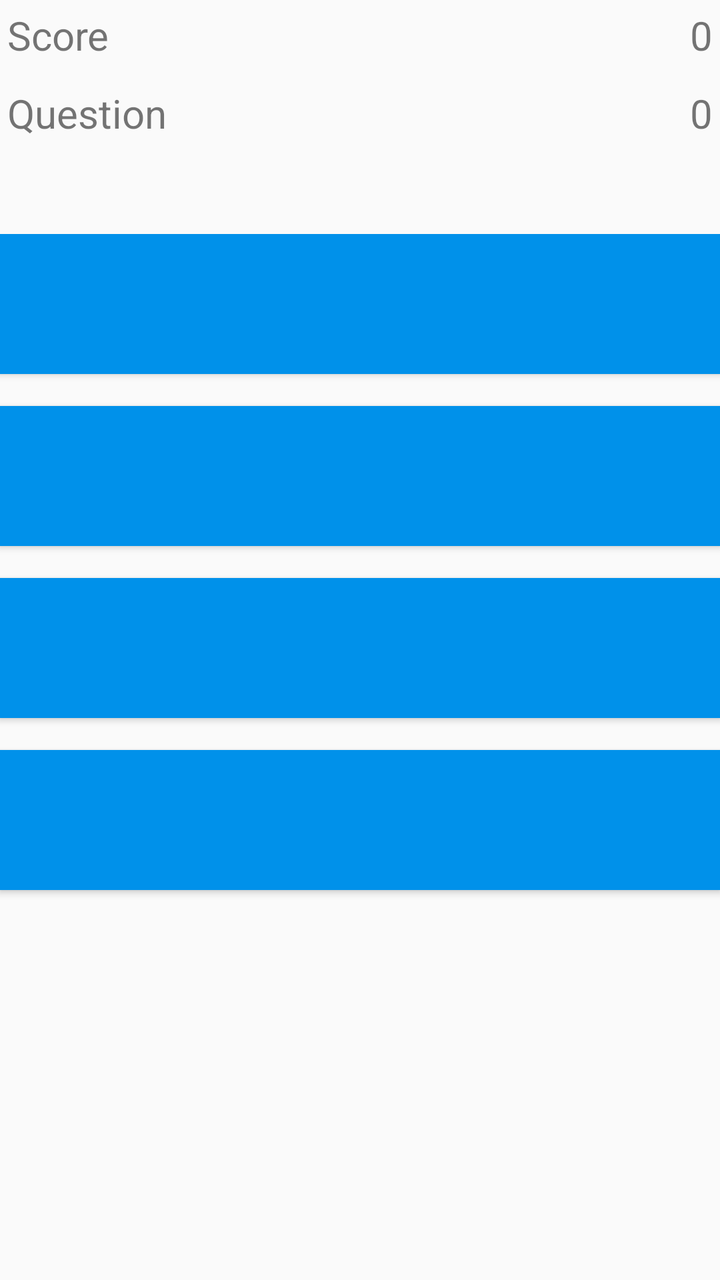
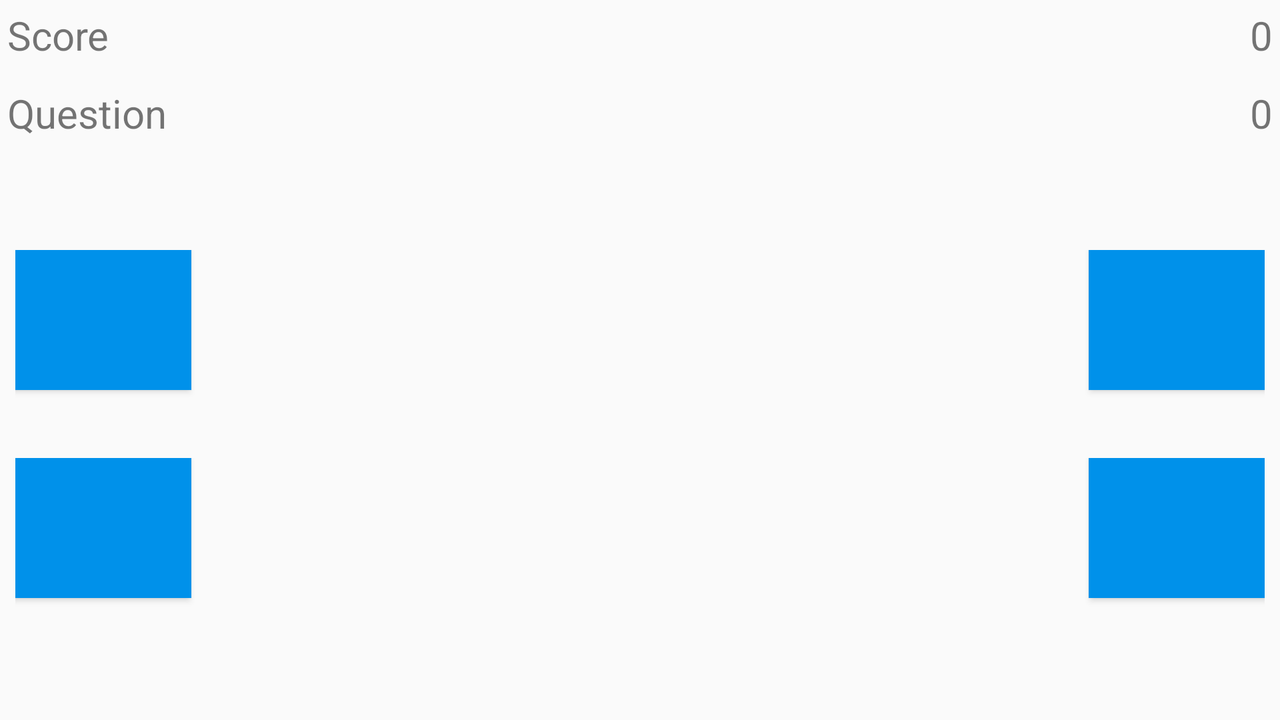

The same Android screen from two of the app's own layout files: first res/layout/ as a phone draws it, then the repository's variant for another configuration, drawn on a device whose configuration selects that folder. Both files follow.
<!-- AndroidManifest.xml: application theme AppTheme -->
<!-- res/layout/activity_quiz.xml -->
<?xml version="1.0" encoding="utf-8"?>
<ScrollView xmlns:android="http://schemas.android.com/apk/res/android"
    android:layout_width="match_parent"
    android:layout_height="match_parent">

<LinearLayout
    android:layout_width="match_parent"
    android:layout_height="match_parent"
    android:paddingBottom="@dimen/activity_vertical_margin"
    android:paddingLeft="@dimen/activity_horizontal_margin"
    android:paddingRight="@dimen/activity_horizontal_margin"
    android:paddingTop="@dimen/activity_vertical_margin"
    android:gravity="center"
    android:orientation="vertical" >

    <RelativeLayout
        android:layout_width="match_parent"
        android:layout_height="wrap_content"
        android:padding="4dp"
        android:layout_marginBottom="4dp">

        <TextView
            android:layout_width="wrap_content"
            android:layout_height="wrap_content"
            android:text="Score"
            android:textSize="20sp"
            android:layout_alignParentLeft="true"
            android:id="@+id/score_text"/>

        <TextView
            android:layout_width="wrap_content"
            android:layout_height="wrap_content"
            android:id="@+id/score"
            android:layout_alignParentRight="true"
            android:text="0"
            android:textSize="20sp"/>
    </RelativeLayout>

    <RelativeLayout
        android:layout_width="match_parent"
        android:layout_height="wrap_content"
        android:padding="4dp"
        android:layout_marginBottom="4dp">

        <TextView
            android:layout_width="wrap_content"
            android:layout_height="wrap_content"
            android:text="Question"
            android:textSize="20sp"
            android:layout_alignParentLeft="true"
            android:id="@+id/q_text"/>

        <TextView
            android:layout_width="wrap_content"
            android:layout_height="wrap_content"
            android:id="@+id/question_num"
            android:layout_alignParentRight="true"
            android:text="0"
            android:textSize="20sp"/>
    </RelativeLayout>

    <TextView
        android:id="@+id/question_text_view"
        android:layout_width="match_parent"
        android:layout_height="wrap_content"
        android:textSize="20sp"
        android:padding="4dp"
        android:layout_marginBottom="4dp"/>

            <LinearLayout
                android:layout_width="match_parent"
                android:layout_height="match_parent"
                android:orientation="vertical">

                <Button
                    android:id="@+id/choice1_button"
                    android:layout_width="match_parent"
                    android:layout_height="70dp"
                    android:background="#0091EA"
                    android:textColor="#fff"
                    android:padding="8dp"
                    android:layout_marginBottom="16dp"
                    android:text=""
                    android:drawablePadding="4dp"/>

                <Button
                    android:id="@+id/choice2_button"
                    android:layout_width="match_parent"
                    android:layout_height="70dp"
                    android:background="#0091EA"
                    android:textColor="#fff"
                    android:padding="8dp"
                    android:layout_marginBottom="16dp"
                    android:text=""
                    android:drawablePadding="4dp"/>

                <Button
                    android:id="@+id/choice3_button"
                    android:layout_width="match_parent"
                    android:layout_height="70dp"
                    android:background="#0091EA"
                    android:textColor="#fff"
                    android:padding="8dp"
                    android:layout_marginBottom="16dp"
                    android:text=""
                    android:drawablePadding="4dp"/>

                <Button
                    android:id="@+id/choice4_button"
                    android:layout_width="match_parent"
                    android:layout_height="70dp"
                    android:background="#0091EA"
                    android:textColor="#fff"
                    android:padding="8dp"
                    android:layout_marginBottom="16dp"
                    android:text=""
                    android:drawablePadding="4dp"/>

            </LinearLayout>

</LinearLayout>
</ScrollView>
<!-- resources referenced by this layout -->
<resources>
  <style name="AppTheme" parent="Theme.AppCompat.Light.DarkActionBar">
          
          <item name="colorPrimary">@color/colorPrimary</item>
          <item name="colorPrimaryDark">@color/colorPrimaryDark</item>
          <item name="colorAccent">@color/colorAccent</item>
      </style>
  <color name="colorPrimary">#3F51B5</color>
  <color name="colorPrimaryDark">#303F9F</color>
  <color name="colorAccent">#FF4081</color>
</resources>
<!-- res/layout-land/activity_quiz.xml (the repository's variant of the layout above) -->
<!-- drawn on the phone turned sideways -->
<?xml version="1.0" encoding="utf-8"?>
<ScrollView xmlns:android="http://schemas.android.com/apk/res/android"
    android:layout_width="match_parent"
    android:layout_height="match_parent"
    android:fillViewport="true">

<LinearLayout
    android:layout_width="match_parent"
    android:layout_height="match_parent"
    android:paddingBottom="@dimen/activity_vertical_margin"
    android:paddingLeft="@dimen/activity_horizontal_margin"
    android:paddingRight="@dimen/activity_horizontal_margin"
    android:paddingTop="@dimen/activity_vertical_margin"
    android:gravity="center"
    android:orientation="vertical" >

    <RelativeLayout
        android:layout_width="match_parent"
        android:layout_height="wrap_content"
        android:padding="4dp"
        android:layout_marginBottom="4dp">

        <TextView
            android:layout_width="wrap_content"
            android:layout_height="wrap_content"
            android:text="Score"
            android:textSize="20sp"
            android:layout_alignParentLeft="true"
            android:id="@+id/score_text"/>

        <TextView
            android:layout_width="wrap_content"
            android:layout_height="wrap_content"
            android:id="@+id/score"
            android:layout_alignParentRight="true"
            android:text="0"
            android:textSize="20sp"/>
    </RelativeLayout>

    <RelativeLayout
        android:layout_width="match_parent"
        android:layout_height="wrap_content"
        android:padding="4dp"
        android:layout_marginBottom="4dp">

        <TextView
            android:layout_width="wrap_content"
            android:layout_height="wrap_content"
            android:text="Question"
            android:textSize="20sp"
            android:layout_alignParentLeft="true"
            android:id="@+id/q_text"/>

        <TextView
            android:layout_width="wrap_content"
            android:layout_height="wrap_content"
            android:id="@+id/question_num"
            android:layout_alignParentRight="true"
            android:text="0"
            android:textSize="20sp"/>
    </RelativeLayout>

    <TextView
        android:id="@+id/question_text_view"
        android:layout_width="match_parent"
        android:layout_height="wrap_content"
        android:textSize="20sp"
        android:padding="4dp"
        android:layout_marginBottom="4dp"/>

        <LinearLayout
            android:layout_width="match_parent"
            android:layout_height="match_parent"
            android:orientation="vertical">

            <RelativeLayout
                android:layout_width="match_parent"
                android:layout_height="wrap_content"
                android:padding="8dp"
                android:layout_marginBottom="10dp">


            <Button
                android:id="@+id/choice1_button"
                android:layout_width="wrap_content"
                android:layout_height="70dp"
                android:background="#0091EA"
                android:textColor="#fff"
                android:padding="8dp"
                android:layout_marginBottom="8dp"
                android:layout_alignParentLeft="true"
                android:text=""
                android:drawablePadding="4dp"/>

            <Button
                android:id="@+id/choice2_button"
                android:layout_width="wrap_content"
                android:layout_height="70dp"
                android:background="#0091EA"
                android:textColor="#fff"
                android:padding="8dp"
                android:layout_marginBottom="8dp"
                android:layout_alignParentRight="true"
                android:text=""
                android:drawablePadding="4dp"/>
            </RelativeLayout>

            <RelativeLayout
                android:layout_width="match_parent"
                android:layout_height="wrap_content"
                android:padding="8dp"
                android:layout_marginBottom="10dp">
            <Button
                android:id="@+id/choice3_button"
                android:layout_width="wrap_content"
                android:layout_height="70dp"
                android:background="#0091EA"
                android:textColor="#fff"
                android:padding="8dp"
                android:layout_marginBottom="8dp"
                android:layout_alignParentLeft="true"
                android:text=""
                android:drawablePadding="4dp"/>

            <Button
                android:id="@+id/choice4_button"
                android:layout_width="wrap_content"
                android:layout_height="70dp"
                android:background="#0091EA"
                android:textColor="#fff"
                android:padding="8dp"
                android:layout_marginBottom="8dp"
                android:layout_alignParentRight="true"
                android:text=""
                android:drawablePadding="4dp"/>
            </RelativeLayout>
        </LinearLayout>
</LinearLayout>
</ScrollView>
